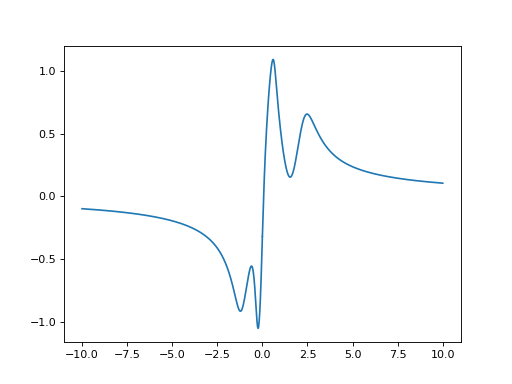

Python code for this plot:
import numpy as np
import matplotlib as mpl
import matplotlib.pyplot as plt

from pytriqs.gf import *
from pytriqs.archive import *
from nrgljubljana_interface import MeshReFreqPts

def A_to_nparrays(A):
    lx = np.array(list(A.mesh.values()))
    ly = np.array(A.data[:,0,0].real)
    return lx, ly

with HDFArchive('solution.h5','r') as ar:
    # Expectation values
    print("<n>=",ar['expv']['n_d'])
    print("<n^2>=",ar['expv']['n_d^2'])

    # Spectral function (local lattice GF)
    A_w = ar['Gloc']['imp']
    lx, ly = A_to_nparrays(A_w)
    plt.plot(lx, ly)
    plt.show()
